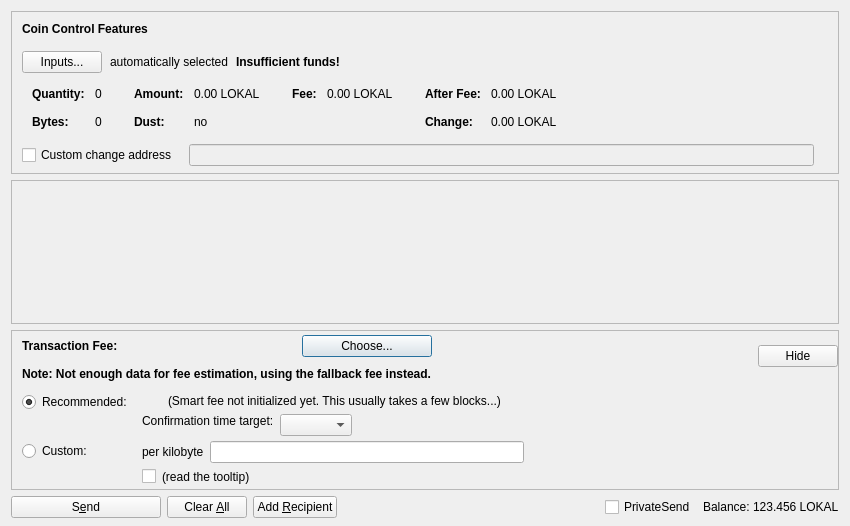
<?xml version="1.0" encoding="UTF-8"?>
<ui version="4.0">
 <class>SendCoinsDialog</class>
 <widget class="QDialog" name="SendCoinsDialog">
  <property name="geometry">
   <rect>
    <x>0</x>
    <y>0</y>
    <width>850</width>
    <height>526</height>
   </rect>
  </property>
  <property name="windowTitle">
   <string>Send Coins</string>
  </property>
  <layout class="QVBoxLayout" name="verticalLayout" stretch="0,1,0,0">
   <property name="bottomMargin">
    <number>8</number>
   </property>
   <item>
    <widget class="QFrame" name="frameCoinControl">
     <property name="sizePolicy">
      <sizepolicy hsizetype="Expanding" vsizetype="Expanding">
       <horstretch>0</horstretch>
       <verstretch>0</verstretch>
      </sizepolicy>
     </property>
     <property name="maximumSize">
      <size>
       <width>16777215</width>
       <height>16777215</height>
      </size>
     </property>
     <property name="frameShape">
      <enum>QFrame::StyledPanel</enum>
     </property>
     <property name="frameShadow">
      <enum>QFrame::Sunken</enum>
     </property>
     <layout class="QVBoxLayout" name="verticalLayoutCoinControl2">
      <property name="spacing">
       <number>0</number>
      </property>
      <property name="leftMargin">
       <number>0</number>
      </property>
      <property name="topMargin">
       <number>0</number>
      </property>
      <property name="rightMargin">
       <number>0</number>
      </property>
      <property name="bottomMargin">
       <number>6</number>
      </property>
      <item>
       <layout class="QVBoxLayout" name="verticalLayoutCoinControl" stretch="0,0,0,0,1">
        <property name="spacing">
         <number>0</number>
        </property>
        <property name="leftMargin">
         <number>10</number>
        </property>
        <property name="topMargin">
         <number>10</number>
        </property>
        <item>
         <layout class="QHBoxLayout" name="horizontalLayoutCoinControl1">
          <property name="bottomMargin">
           <number>15</number>
          </property>
          <item>
           <widget class="QLabel" name="labelCoinControlFeatures">
            <property name="sizePolicy">
             <sizepolicy hsizetype="Preferred" vsizetype="Maximum">
              <horstretch>0</horstretch>
              <verstretch>0</verstretch>
             </sizepolicy>
            </property>
            <property name="font">
             <font>
              <weight>75</weight>
              <bold>true</bold>
             </font>
            </property>
            <property name="styleSheet">
             <string notr="true">font-weight:bold;</string>
            </property>
            <property name="text">
             <string>Coin Control Features</string>
            </property>
           </widget>
          </item>
         </layout>
        </item>
        <item>
         <layout class="QHBoxLayout" name="horizontalLayoutCoinControl2" stretch="0,0,0,0">
          <property name="spacing">
           <number>8</number>
          </property>
          <property name="bottomMargin">
           <number>10</number>
          </property>
          <item>
           <widget class="QPushButton" name="pushButtonCoinControl">
            <property name="styleSheet">
             <string notr="true"/>
            </property>
            <property name="text">
             <string>Inputs...</string>
            </property>
            <property name="autoDefault">
             <bool>false</bool>
            </property>
           </widget>
          </item>
          <item>
           <widget class="QLabel" name="labelCoinControlAutomaticallySelected">
            <property name="text">
             <string>automatically selected</string>
            </property>
            <property name="margin">
             <number>5</number>
            </property>
           </widget>
          </item>
          <item>
           <widget class="QLabel" name="labelCoinControlInsuffFunds">
            <property name="font">
             <font>
              <weight>75</weight>
              <bold>true</bold>
             </font>
            </property>
            <property name="styleSheet">
             <string notr="true">font-weight:bold;</string>
            </property>
            <property name="text">
             <string>Insufficient funds!</string>
            </property>
            <property name="margin">
             <number>5</number>
            </property>
           </widget>
          </item>
          <item>
           <spacer name="horizontalSpacerCoinControl">
            <property name="orientation">
             <enum>Qt::Horizontal</enum>
            </property>
            <property name="sizeHint" stdset="0">
             <size>
              <width>40</width>
              <height>1</height>
             </size>
            </property>
           </spacer>
          </item>
         </layout>
        </item>
        <item>
         <widget class="QWidget" name="widgetCoinControl" native="true">
          <property name="sizePolicy">
           <sizepolicy hsizetype="Preferred" vsizetype="Preferred">
            <horstretch>0</horstretch>
            <verstretch>0</verstretch>
           </sizepolicy>
          </property>
          <property name="minimumSize">
           <size>
            <width>0</width>
            <height>0</height>
           </size>
          </property>
          <property name="styleSheet">
           <string notr="true"/>
          </property>
          <layout class="QHBoxLayout" name="horizontalLayoutCoinControl5">
           <property name="leftMargin">
            <number>0</number>
           </property>
           <property name="topMargin">
            <number>0</number>
           </property>
           <property name="rightMargin">
            <number>0</number>
           </property>
           <property name="bottomMargin">
            <number>0</number>
           </property>
           <item>
            <layout class="QHBoxLayout" name="horizontalLayoutCoinControl3" stretch="0,0,0,1">
             <property name="spacing">
              <number>20</number>
             </property>
             <property name="topMargin">
              <number>0</number>
             </property>
             <property name="bottomMargin">
              <number>10</number>
             </property>
             <item>
              <layout class="QFormLayout" name="formLayoutCoinControl1">
               <property name="horizontalSpacing">
                <number>10</number>
               </property>
               <property name="verticalSpacing">
                <number>14</number>
               </property>
               <property name="leftMargin">
                <number>10</number>
               </property>
               <property name="topMargin">
                <number>4</number>
               </property>
               <property name="rightMargin">
                <number>6</number>
               </property>
               <item row="0" column="0">
                <widget class="QLabel" name="labelCoinControlQuantityText">
                 <property name="font">
                  <font>
                   <weight>75</weight>
                   <bold>true</bold>
                  </font>
                 </property>
                 <property name="text">
                  <string>Quantity:</string>
                 </property>
                 <property name="margin">
                  <number>0</number>
                 </property>
                </widget>
               </item>
               <item row="0" column="1">
                <widget class="QLabel" name="labelCoinControlQuantity">
                 <property name="cursor">
                  <cursorShape>IBeamCursor</cursorShape>
                 </property>
                 <property name="contextMenuPolicy">
                  <enum>Qt::ActionsContextMenu</enum>
                 </property>
                 <property name="text">
                  <string notr="true">0</string>
                 </property>
                 <property name="margin">
                  <number>0</number>
                 </property>
                 <property name="textInteractionFlags">
                  <set>Qt::LinksAccessibleByMouse|Qt::TextSelectableByKeyboard|Qt::TextSelectableByMouse</set>
                 </property>
                </widget>
               </item>
               <item row="1" column="0">
                <widget class="QLabel" name="labelCoinControlBytesText">
                 <property name="font">
                  <font>
                   <weight>75</weight>
                   <bold>true</bold>
                  </font>
                 </property>
                 <property name="text">
                  <string>Bytes:</string>
                 </property>
                </widget>
               </item>
               <item row="1" column="1">
                <widget class="QLabel" name="labelCoinControlBytes">
                 <property name="cursor">
                  <cursorShape>IBeamCursor</cursorShape>
                 </property>
                 <property name="contextMenuPolicy">
                  <enum>Qt::ActionsContextMenu</enum>
                 </property>
                 <property name="text">
                  <string notr="true">0</string>
                 </property>
                 <property name="textInteractionFlags">
                  <set>Qt::LinksAccessibleByMouse|Qt::TextSelectableByKeyboard|Qt::TextSelectableByMouse</set>
                 </property>
                </widget>
               </item>
              </layout>
             </item>
             <item>
              <layout class="QFormLayout" name="formLayoutCoinControl2">
               <property name="horizontalSpacing">
                <number>10</number>
               </property>
               <property name="verticalSpacing">
                <number>14</number>
               </property>
               <property name="leftMargin">
                <number>6</number>
               </property>
               <property name="topMargin">
                <number>4</number>
               </property>
               <property name="rightMargin">
                <number>6</number>
               </property>
               <item row="0" column="0">
                <widget class="QLabel" name="labelCoinControlAmountText">
                 <property name="font">
                  <font>
                   <weight>75</weight>
                   <bold>true</bold>
                  </font>
                 </property>
                 <property name="text">
                  <string>Amount:</string>
                 </property>
                 <property name="margin">
                  <number>0</number>
                 </property>
                </widget>
               </item>
               <item row="0" column="1">
                <widget class="QLabel" name="labelCoinControlAmount">
                 <property name="cursor">
                  <cursorShape>IBeamCursor</cursorShape>
                 </property>
                 <property name="contextMenuPolicy">
                  <enum>Qt::ActionsContextMenu</enum>
                 </property>
                 <property name="text">
                  <string notr="true">0.00 LOKAL</string>
                 </property>
                 <property name="textInteractionFlags">
                  <set>Qt::LinksAccessibleByMouse|Qt::TextSelectableByKeyboard|Qt::TextSelectableByMouse</set>
                 </property>
                </widget>
               </item>
               <item row="1" column="0">
                <widget class="QLabel" name="labelCoinControlLowOutputText">
                 <property name="font">
                  <font>
                   <weight>75</weight>
                   <bold>true</bold>
                  </font>
                 </property>
                 <property name="text">
                  <string>Dust:</string>
                 </property>
                </widget>
               </item>
               <item row="1" column="1">
                <widget class="QLabel" name="labelCoinControlLowOutput">
                 <property name="cursor">
                  <cursorShape>IBeamCursor</cursorShape>
                 </property>
                 <property name="contextMenuPolicy">
                  <enum>Qt::ActionsContextMenu</enum>
                 </property>
                 <property name="text">
                  <string notr="true">no</string>
                 </property>
                 <property name="textInteractionFlags">
                  <set>Qt::LinksAccessibleByMouse|Qt::TextSelectableByKeyboard|Qt::TextSelectableByMouse</set>
                 </property>
                </widget>
               </item>
              </layout>
             </item>
             <item>
              <layout class="QFormLayout" name="formLayoutCoinControl3">
               <property name="horizontalSpacing">
                <number>10</number>
               </property>
               <property name="verticalSpacing">
                <number>14</number>
               </property>
               <property name="leftMargin">
                <number>6</number>
               </property>
               <property name="topMargin">
                <number>4</number>
               </property>
               <property name="rightMargin">
                <number>6</number>
               </property>
               <item row="0" column="0">
                <widget class="QLabel" name="labelCoinControlFeeText">
                 <property name="font">
                  <font>
                   <weight>75</weight>
                   <bold>true</bold>
                  </font>
                 </property>
                 <property name="text">
                  <string>Fee:</string>
                 </property>
                 <property name="margin">
                  <number>0</number>
                 </property>
                </widget>
               </item>
               <item row="0" column="1">
                <widget class="QLabel" name="labelCoinControlFee">
                 <property name="cursor">
                  <cursorShape>IBeamCursor</cursorShape>
                 </property>
                 <property name="contextMenuPolicy">
                  <enum>Qt::ActionsContextMenu</enum>
                 </property>
                 <property name="text">
                  <string notr="true">0.00 LOKAL</string>
                 </property>
                 <property name="textInteractionFlags">
                  <set>Qt::LinksAccessibleByMouse|Qt::TextSelectableByKeyboard|Qt::TextSelectableByMouse</set>
                 </property>
                </widget>
               </item>
              </layout>
             </item>
             <item>
              <layout class="QFormLayout" name="formLayoutCoinControl4">
               <property name="horizontalSpacing">
                <number>10</number>
               </property>
               <property name="verticalSpacing">
                <number>14</number>
               </property>
               <property name="leftMargin">
                <number>6</number>
               </property>
               <property name="topMargin">
                <number>4</number>
               </property>
               <property name="rightMargin">
                <number>6</number>
               </property>
               <item row="0" column="0">
                <widget class="QLabel" name="labelCoinControlAfterFeeText">
                 <property name="font">
                  <font>
                   <weight>75</weight>
                   <bold>true</bold>
                  </font>
                 </property>
                 <property name="text">
                  <string>After Fee:</string>
                 </property>
                 <property name="margin">
                  <number>0</number>
                 </property>
                </widget>
               </item>
               <item row="0" column="1">
                <widget class="QLabel" name="labelCoinControlAfterFee">
                 <property name="cursor">
                  <cursorShape>IBeamCursor</cursorShape>
                 </property>
                 <property name="contextMenuPolicy">
                  <enum>Qt::ActionsContextMenu</enum>
                 </property>
                 <property name="text">
                  <string notr="true">0.00 LOKAL</string>
                 </property>
                 <property name="textInteractionFlags">
                  <set>Qt::LinksAccessibleByMouse|Qt::TextSelectableByKeyboard|Qt::TextSelectableByMouse</set>
                 </property>
                </widget>
               </item>
               <item row="1" column="0">
                <widget class="QLabel" name="labelCoinControlChangeText">
                 <property name="font">
                  <font>
                   <weight>75</weight>
                   <bold>true</bold>
                  </font>
                 </property>
                 <property name="text">
                  <string>Change:</string>
                 </property>
                </widget>
               </item>
               <item row="1" column="1">
                <widget class="QLabel" name="labelCoinControlChange">
                 <property name="cursor">
                  <cursorShape>IBeamCursor</cursorShape>
                 </property>
                 <property name="contextMenuPolicy">
                  <enum>Qt::ActionsContextMenu</enum>
                 </property>
                 <property name="text">
                  <string notr="true">0.00 LOKAL</string>
                 </property>
                 <property name="textInteractionFlags">
                  <set>Qt::LinksAccessibleByMouse|Qt::TextSelectableByKeyboard|Qt::TextSelectableByMouse</set>
                 </property>
                </widget>
               </item>
              </layout>
             </item>
            </layout>
           </item>
          </layout>
         </widget>
        </item>
        <item>
         <layout class="QHBoxLayout" name="horizontalLayoutCoinControl4" stretch="0,0,0">
          <property name="spacing">
           <number>12</number>
          </property>
          <property name="sizeConstraint">
           <enum>QLayout::SetDefaultConstraint</enum>
          </property>
          <property name="topMargin">
           <number>5</number>
          </property>
          <property name="rightMargin">
           <number>5</number>
          </property>
          <item>
           <widget class="QCheckBox" name="checkBoxCoinControlChange">
            <property name="toolTip">
             <string>If this is activated, but the change address is empty or invalid, change will be sent to a newly generated address.</string>
            </property>
            <property name="text">
             <string>Custom change address</string>
            </property>
           </widget>
          </item>
          <item>
           <widget class="QValidatedLineEdit" name="lineEditCoinControlChange">
            <property name="enabled">
             <bool>false</bool>
            </property>
            <property name="sizePolicy">
             <sizepolicy hsizetype="Expanding" vsizetype="Fixed">
              <horstretch>0</horstretch>
              <verstretch>0</verstretch>
             </sizepolicy>
            </property>
           </widget>
          </item>
          <item>
           <widget class="QLabel" name="labelCoinControlChangeLabel">
            <property name="sizePolicy">
             <sizepolicy hsizetype="Preferred" vsizetype="Expanding">
              <horstretch>0</horstretch>
              <verstretch>0</verstretch>
             </sizepolicy>
            </property>
            <property name="minimumSize">
             <size>
              <width>0</width>
              <height>0</height>
             </size>
            </property>
            <property name="text">
             <string/>
            </property>
            <property name="margin">
             <number>3</number>
            </property>
           </widget>
          </item>
         </layout>
        </item>
        <item>
         <spacer name="verticalSpacerCoinControl">
          <property name="orientation">
           <enum>Qt::Vertical</enum>
          </property>
          <property name="sizeHint" stdset="0">
           <size>
            <width>800</width>
            <height>1</height>
           </size>
          </property>
         </spacer>
        </item>
       </layout>
      </item>
     </layout>
    </widget>
   </item>
   <item>
    <widget class="QScrollArea" name="scrollArea">
     <property name="widgetResizable">
      <bool>true</bool>
     </property>
     <widget class="QWidget" name="scrollAreaWidgetContents">
      <property name="geometry">
       <rect>
        <x>0</x>
        <y>0</y>
        <width>830</width>
        <height>104</height>
       </rect>
      </property>
      <layout class="QVBoxLayout" name="verticalLayout_2" stretch="0,1">
       <property name="leftMargin">
        <number>0</number>
       </property>
       <property name="topMargin">
        <number>0</number>
       </property>
       <property name="rightMargin">
        <number>0</number>
       </property>
       <property name="bottomMargin">
        <number>0</number>
       </property>
       <item>
        <layout class="QVBoxLayout" name="entries">
         <property name="spacing">
          <number>6</number>
         </property>
        </layout>
       </item>
       <item>
        <spacer name="verticalSpacer">
         <property name="orientation">
          <enum>Qt::Vertical</enum>
         </property>
         <property name="sizeHint" stdset="0">
          <size>
           <width>20</width>
           <height>40</height>
          </size>
         </property>
        </spacer>
       </item>
      </layout>
     </widget>
    </widget>
   </item>
   <item>
    <widget class="QFrame" name="frameFee">
     <property name="sizePolicy">
      <sizepolicy hsizetype="Expanding" vsizetype="Expanding">
       <horstretch>0</horstretch>
       <verstretch>0</verstretch>
      </sizepolicy>
     </property>
     <property name="maximumSize">
      <size>
       <width>16777215</width>
       <height>16777215</height>
      </size>
     </property>
     <property name="frameShape">
      <enum>QFrame::StyledPanel</enum>
     </property>
     <property name="frameShadow">
      <enum>QFrame::Sunken</enum>
     </property>
     <layout class="QVBoxLayout" name="verticalLayoutFee1">
      <property name="spacing">
       <number>0</number>
      </property>
      <property name="leftMargin">
       <number>0</number>
      </property>
      <property name="topMargin">
       <number>0</number>
      </property>
      <property name="rightMargin">
       <number>0</number>
      </property>
      <property name="bottomMargin">
       <number>0</number>
      </property>
      <item>
       <layout class="QVBoxLayout" name="verticalLayoutFee2" stretch="0,0,0">
        <property name="spacing">
         <number>0</number>
        </property>
        <property name="leftMargin">
         <number>10</number>
        </property>
        <property name="topMargin">
         <number>0</number>
        </property>
        <item>
         <layout class="QHBoxLayout" name="horizontalLayoutFee1">
          <property name="bottomMargin">
           <number>0</number>
          </property>
          <item>
           <layout class="QVBoxLayout" name="verticalLayoutFee7">
            <property name="spacing">
             <number>0</number>
            </property>
            <item>
             <spacer name="verticalSpacerSmartFee">
              <property name="orientation">
               <enum>Qt::Vertical</enum>
              </property>
              <property name="sizeType">
               <enum>QSizePolicy::Fixed</enum>
              </property>
              <property name="sizeHint" stdset="0">
               <size>
                <width>1</width>
                <height>4</height>
               </size>
              </property>
             </spacer>
            </item>
            <item>
             <layout class="QHBoxLayout" name="horizontalLayoutSmartFee">
              <property name="spacing">
               <number>10</number>
              </property>
              <item>
               <widget class="QLabel" name="labelFeeHeadline">
                <property name="sizePolicy">
                 <sizepolicy hsizetype="Preferred" vsizetype="Maximum">
                  <horstretch>0</horstretch>
                  <verstretch>0</verstretch>
                 </sizepolicy>
                </property>
                <property name="font">
                 <font>
                  <weight>75</weight>
                  <bold>true</bold>
                 </font>
                </property>
                <property name="styleSheet">
                 <string notr="true">font-weight:bold;</string>
                </property>
                <property name="text">
                 <string>Transaction Fee:</string>
                </property>
               </widget>
              </item>
              <item>
               <widget class="QLabel" name="labelFeeMinimized">
                <property name="text">
                 <string/>
                </property>
               </widget>
              </item>
              <item>
               <widget class="QPushButton" name="buttonChooseFee">
                <property name="text">
                 <string>Choose...</string>
                </property>
               </widget>
              </item>
             </layout>
            </item>
            <item>
             <spacer name="verticalSpacer_7">
              <property name="orientation">
               <enum>Qt::Vertical</enum>
              </property>
              <property name="sizeHint" stdset="0">
               <size>
                <width>1</width>
                <height>10</height>
               </size>
              </property>
             </spacer>
            </item>
            <item>
             <widget class="QLabel" name="fallbackFeeWarningLabel">
              <property name="toolTip">
               <string>Using the fallbackfee can result in sending a transaction that will take several hours or days (or never) to confirm. Consider choosing your fee manually or wait until you have validated the complete chain.</string>
              </property>
              <property name="font">
              <font>
                  <weight>75</weight>
                  <bold>true</bold>
              </font>
              </property>
              <property name="text">
               <string>Note: Not enough data for fee estimation, using the fallback fee instead.</string>
              </property>
              <property name="wordWrap">
               <bool>false</bool>
              </property>
             </widget>
            </item>
            <item>
             <spacer name="verticalSpacer_5">
              <property name="orientation">
               <enum>Qt::Vertical</enum>
              </property>
              <property name="sizeHint" stdset="0">
               <size>
                <width>1</width>
                <height>1</height>
               </size>
              </property>
             </spacer>
            </item>
           </layout>
          </item>
          <item>
           <spacer name="horizontalSpacer_4">
            <property name="orientation">
             <enum>Qt::Horizontal</enum>
            </property>
            <property name="sizeHint" stdset="0">
             <size>
              <width>1</width>
              <height>1</height>
             </size>
            </property>
           </spacer>
          </item>
          <item>
           <widget class="QPushButton" name="buttonMinimizeFee">
            <property name="toolTip">
             <string>collapse fee-settings</string>
            </property>
            <property name="text">
             <string>Hide</string>
            </property>
           </widget>
          </item>
         </layout>
        </item>
        <item>
         <widget class="QFrame" name="frameFeeSelection">
          <layout class="QVBoxLayout" name="verticalLayoutFee12">
           <property name="spacing">
            <number>0</number>
           </property>
           <property name="leftMargin">
            <number>0</number>
           </property>
           <property name="topMargin">
            <number>0</number>
           </property>
           <property name="rightMargin">
            <number>0</number>
           </property>
           <property name="bottomMargin">
            <number>0</number>
           </property>
           <item>
            <layout class="QGridLayout" name="gridLayoutFee">
             <property name="topMargin">
              <number>10</number>
             </property>
             <property name="bottomMargin">
              <number>4</number>
             </property>
             <property name="horizontalSpacing">
              <number>10</number>
             </property>
             <property name="verticalSpacing">
              <number>4</number>
             </property>
             <item row="1" column="1">
              <layout class="QVBoxLayout" name="verticalLayoutFee8">
               <property name="spacing">
                <number>6</number>
               </property>
               <item>
                <layout class="QHBoxLayout" name="horizontalLayoutFee13">
                 <item>
                  <widget class="QLabel" name="labelCustomPerKilobyte">
                   <property name="toolTip">
                    <string>If the custom fee is set to 1000 duffs and the transaction is only 250 bytes, then &quot;per kilobyte&quot; only pays 250 duffs in fee,&lt;br /&gt;while &quot;at least&quot; pays 1000 duffs. For transactions bigger than a kilobyte both pay by kilobyte.</string>
                   </property>
                   <property name="text">
                    <string>per kilobyte</string>
                   </property>
                  </widget>
                 </item>
                 <item>
                  <widget class="BitcoinAmountField" name="customFee"/>
                 </item>
                 <item>
                  <spacer name="horizontalSpacer_6">
                   <property name="orientation">
                    <enum>Qt::Horizontal</enum>
                   </property>
                   <property name="sizeHint" stdset="0">
                    <size>
                     <width>1</width>
                     <height>1</height>
                    </size>
                   </property>
                  </spacer>
                 </item>
                </layout>
               </item>
               <item>
                <layout class="QHBoxLayout" name="horizontalLayoutFee8">
                 <item>
                  <widget class="QCheckBox" name="checkBoxMinimumFee">
                   <property name="toolTip">
                    <string>Paying only the minimum fee is just fine as long as there is less transaction volume than space in the blocks.&lt;br /&gt;But be aware that this can end up in a never confirming transaction once there is more demand for lokal coin transactions than the network can process.</string>
                   </property>
                   <property name="text">
                    <string/>
                   </property>
                  </widget>
                 </item>
                 <item>
                  <widget class="QLabel" name="labelMinFeeWarning">
                   <property name="enabled">
                    <bool>true</bool>
                   </property>
                   <property name="toolTip">
                    <string>Paying only the minimum fee is just fine as long as there is less transaction volume than space in the blocks.&lt;br /&gt;But be aware that this can end up in a never confirming transaction once there is more demand for lokal coin transactions than the network can process.</string>
                   </property>
                   <property name="text">
                    <string>(read the tooltip)</string>
                   </property>
                   <property name="margin">
                    <number>5</number>
                   </property>
                  </widget>
                 </item>
                 <item>
                  <spacer name="horizontalSpacer_2">
                   <property name="orientation">
                    <enum>Qt::Horizontal</enum>
                   </property>
                   <property name="sizeHint" stdset="0">
                    <size>
                     <width>1</width>
                     <height>1</height>
                    </size>
                   </property>
                  </spacer>
                 </item>
                </layout>
               </item>
              </layout>
             </item>
             <item row="0" column="0">
              <layout class="QVBoxLayout" name="verticalLayoutFee4" stretch="0,1">
               <item>
                <widget class="QRadioButton" name="radioSmartFee">
                 <property name="text">
                  <string>Recommended:</string>
                 </property>
                 <property name="checked">
                  <bool>true</bool>
                 </property>
                 <attribute name="buttonGroup">
                  <string notr="true">groupFee</string>
                 </attribute>
                </widget>
               </item>
               <item>
                <spacer name="verticalSpacer_2">
                 <property name="orientation">
                  <enum>Qt::Vertical</enum>
                 </property>
                 <property name="sizeHint" stdset="0">
                  <size>
                   <width>1</width>
                   <height>1</height>
                  </size>
                 </property>
                </spacer>
               </item>
              </layout>
             </item>
             <item row="1" column="0">
              <layout class="QVBoxLayout" name="verticalLayoutFee9" stretch="0,1">
               <item>
                <widget class="QRadioButton" name="radioCustomFee">
                 <property name="text">
                  <string>Custom:</string>
                 </property>
                 <attribute name="buttonGroup">
                  <string notr="true">groupFee</string>
                 </attribute>
                </widget>
               </item>
               <item>
                <spacer name="verticalSpacer_6">
                 <property name="orientation">
                  <enum>Qt::Vertical</enum>
                 </property>
                 <property name="sizeHint" stdset="0">
                  <size>
                   <width>1</width>
                   <height>1</height>
                  </size>
                 </property>
                </spacer>
               </item>
              </layout>
             </item>
             <item row="0" column="1">
              <layout class="QVBoxLayout" name="verticalLayoutFee3" stretch="0,0,1">
               <property name="spacing">
                <number>6</number>
               </property>
               <property name="topMargin">
                <number>2</number>
               </property>
               <item>
                <layout class="QHBoxLayout" name="horizontalLayoutFee12">
                 <item>
                  <widget class="QLabel" name="labelSmartFee">
                   <property name="text">
                    <string/>
                   </property>
                   <property name="margin">
                    <number>2</number>
                   </property>
                  </widget>
                 </item>
                 <item>
                  <widget class="QLabel" name="labelFeeEstimation">
                   <property name="text">
                    <string/>
                   </property>
                  </widget>
                 </item>
                 <item>
                  <widget class="QLabel" name="labelSmartFee2">
                   <property name="text">
                    <string>(Smart fee not initialized yet. This usually takes a few blocks...)</string>
                   </property>
                   <property name="margin">
                    <number>2</number>
                   </property>
                  </widget>
                 </item>
                 <item>
                  <spacer name="horizontalSpacer_5">
                   <property name="orientation">
                    <enum>Qt::Horizontal</enum>
                   </property>
                   <property name="sizeHint" stdset="0">
                    <size>
                     <width>1</width>
                     <height>1</height>
                    </size>
                   </property>
                  </spacer>
                 </item>
                </layout>
               </item>
               <item>
                <layout class="QHBoxLayout" name="horizontalLayoutFee9">
                 <item>
                  <layout class="QVBoxLayout" name="verticalLayoutFee6">
                   <item>
                    <widget class="QLabel" name="labelSmartFee3">
                     <property name="text">
                      <string>Confirmation time target:</string>
                     </property>
                     <property name="margin">
                      <number>2</number>
                     </property>
                    </widget>
                   </item>
                   <item>
                    <spacer name="verticalSpacer_3">
                     <property name="orientation">
                      <enum>Qt::Vertical</enum>
                     </property>
                     <property name="sizeHint" stdset="0">
                      <size>
                       <width>1</width>
                       <height>1</height>
                      </size>
                     </property>
                    </spacer>
                   </item>
                  </layout>
                 </item>
                 <item>
                  <layout class="QVBoxLayout" name="verticalLayoutFee5">
                   <property name="rightMargin">
                    <number>30</number>
                   </property>
                   <item>
                    <layout class="QHBoxLayout" name="horizontalLayoutConfTarget">
                     <property name="bottomMargin">
                      <number>0</number>
                     </property>
                     <item>
                      <widget class="QComboBox" name="confTargetSelector"/>
                     </item>
                     <item>
                      <spacer name="horizontalSpacerConfTarget">
                       <property name="orientation">
                        <enum>Qt::Horizontal</enum>
                       </property>
                       <property name="sizeHint" stdset="0">
                        <size>
                         <width>40</width>
                         <height>20</height>
                        </size>
                       </property>
                      </spacer>
                     </item>
                    </layout>
                   </item>
                  </layout>
                 </item>
                </layout>
               </item>
               <item>
                <spacer name="verticalSpacer_4">
                 <property name="orientation">
                  <enum>Qt::Vertical</enum>
                 </property>
                 <property name="sizeHint" stdset="0">
                  <size>
                   <width>1</width>
                   <height>1</height>
                  </size>
                 </property>
                </spacer>
               </item>
              </layout>
             </item>
            </layout>
           </item>
          </layout>
         </widget>
        </item>
        <item>
         <spacer name="verticalSpacerFee">
          <property name="orientation">
           <enum>Qt::Vertical</enum>
          </property>
          <property name="sizeHint" stdset="0">
           <size>
            <width>800</width>
            <height>1</height>
           </size>
          </property>
         </spacer>
        </item>
       </layout>
      </item>
     </layout>
    </widget>
   </item>
   <item>
    <layout class="QHBoxLayout" name="horizontalLayout">
     <item>
      <widget class="QPushButton" name="sendButton">
       <property name="minimumSize">
        <size>
         <width>150</width>
         <height>0</height>
        </size>
       </property>
       <property name="toolTip">
        <string>Confirm the send action</string>
       </property>
       <property name="text">
        <string>S&amp;end</string>
       </property>
       <property name="autoDefault">
        <bool>false</bool>
       </property>
       <property name="default">
        <bool>false</bool>
       </property>
      </widget>
     </item>
     <item>
      <widget class="QPushButton" name="clearButton">
       <property name="sizePolicy">
        <sizepolicy hsizetype="Minimum" vsizetype="Fixed">
         <horstretch>0</horstretch>
         <verstretch>0</verstretch>
        </sizepolicy>
       </property>
       <property name="toolTip">
        <string>Clear all fields of the form.</string>
       </property>
       <property name="text">
        <string>Clear &amp;All</string>
       </property>
       <property name="autoDefault">
        <bool>false</bool>
       </property>
      </widget>
     </item>
     <item>
      <widget class="QPushButton" name="addButton">
       <property name="toolTip">
        <string>Send to multiple recipients at once</string>
       </property>
       <property name="text">
        <string>Add &amp;Recipient</string>
       </property>
       <property name="autoDefault">
        <bool>false</bool>
       </property>
      </widget>
     </item>
     <item>
      <spacer name="horizontalSpacer">
       <property name="orientation">
        <enum>Qt::Horizontal</enum>
       </property>
       <property name="sizeHint" stdset="0">
        <size>
         <width>40</width>
         <height>20</height>
        </size>
       </property>
      </spacer>
     </item>
     <item>
      <layout class="QHBoxLayout" name="horizontalLayout_2">
       <property name="spacing">
        <number>3</number>
       </property>
       <item>
        <widget class="QCheckBox" name="checkUsePrivateSend">
         <property name="minimumSize">
          <size>
           <width>95</width>
           <height>0</height>
          </size>
         </property>
         <property name="text">
          <string>PrivateSend</string>
         </property>
         <property name="checked">
          <bool>false</bool>
         </property>
        </widget>
       </item>
       <item>
        <widget class="QLabel" name="label">
         <property name="text">
          <string>Balance:</string>
         </property>
        </widget>
       </item>
       <item>
        <widget class="QLabel" name="labelBalance">
         <property name="sizePolicy">
          <sizepolicy hsizetype="Preferred" vsizetype="Fixed">
           <horstretch>0</horstretch>
           <verstretch>0</verstretch>
          </sizepolicy>
         </property>
         <property name="cursor">
          <cursorShape>IBeamCursor</cursorShape>
         </property>
         <property name="text">
          <string notr="true">123.456 LOKAL</string>
         </property>
         <property name="textInteractionFlags">
          <set>Qt::LinksAccessibleByMouse|Qt::TextSelectableByKeyboard|Qt::TextSelectableByMouse</set>
         </property>
        </widget>
       </item>
      </layout>
     </item>
    </layout>
   </item>
  </layout>
 </widget>
 <customwidgets>
  <customwidget>
   <class>QValidatedLineEdit</class>
   <extends>QLineEdit</extends>
   <header>qvalidatedlineedit.h</header>
  </customwidget>
  <customwidget>
   <class>BitcoinAmountField</class>
   <extends>QLineEdit</extends>
   <header>bitcoinamountfield.h</header>
   <container>1</container>
  </customwidget>
 </customwidgets>
 <resources>
  <include location="../lokal.qrc"/>
 </resources>
 <connections/>
 <buttongroups>
  <buttongroup name="groupFee"/>
 </buttongroups>
</ui>
